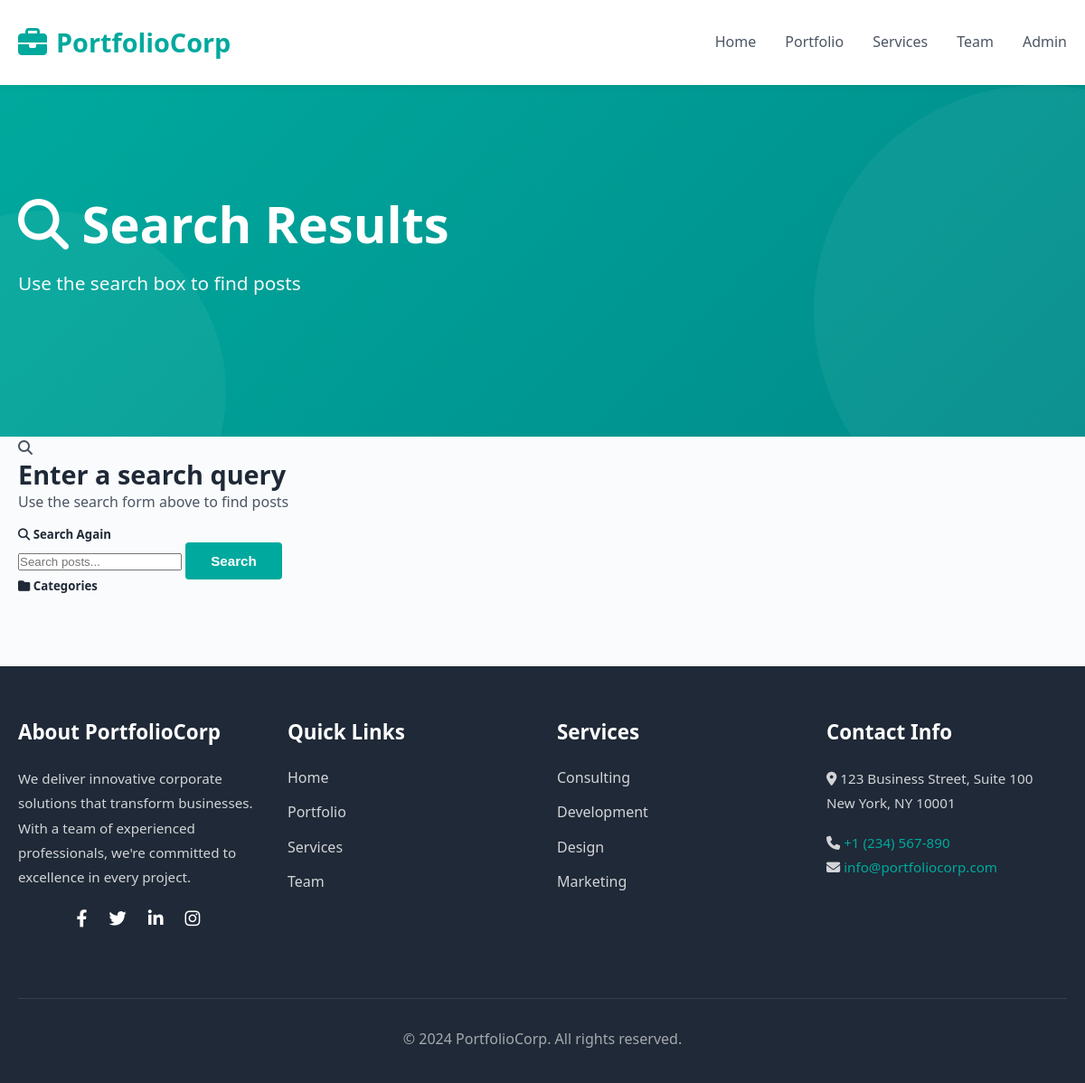
/search/, run on an earlier commit of the app's database.
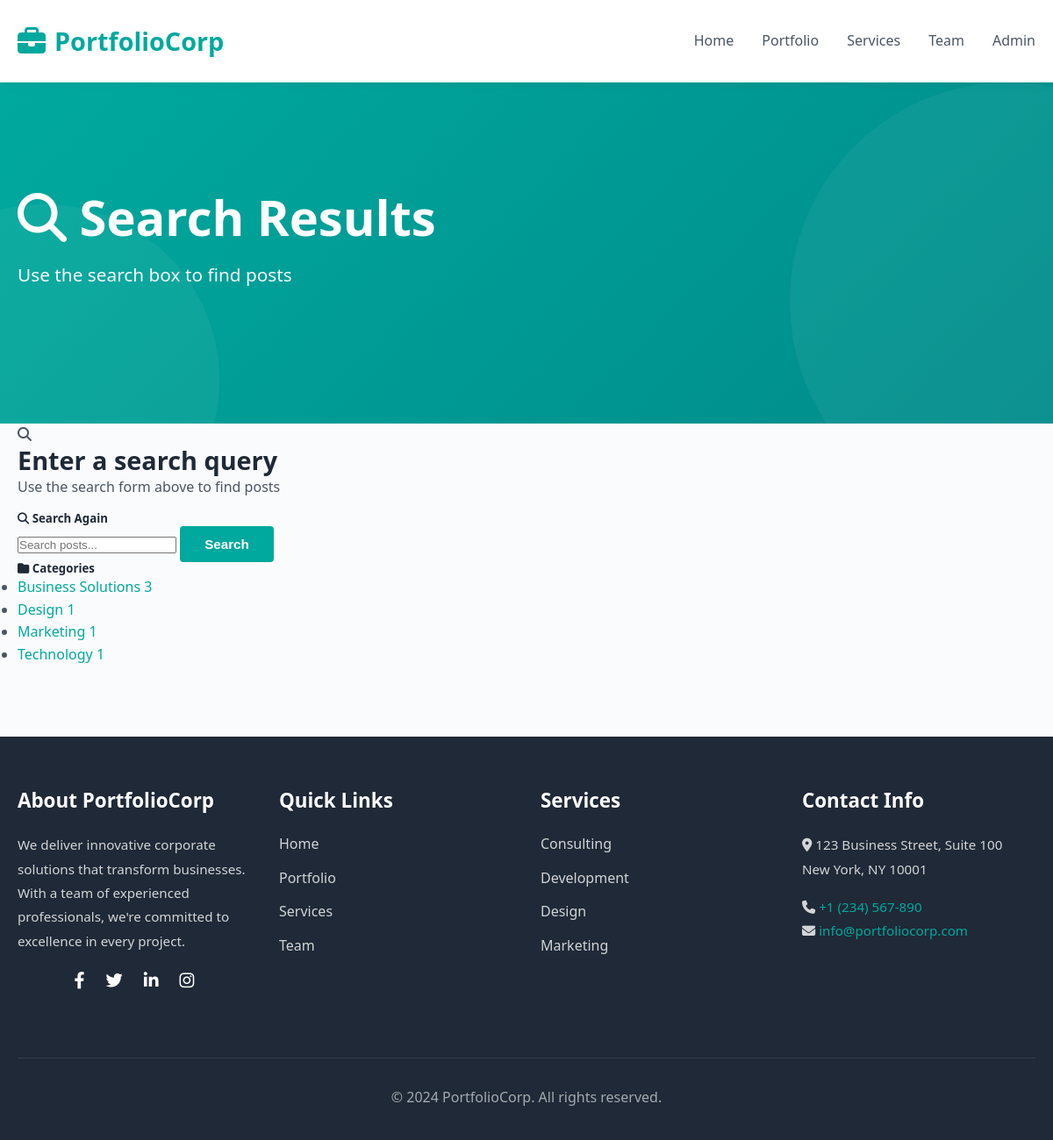
And on a later commit of the database.
### blog/models.py (models this page shows, shortened)
class Category(models.Model):
    name = models.CharField(max_length=100, unique=True)
    slug = models.SlugField(max_length=100, unique=True)
    description = models.TextField(blank=True)
    created_at = models.DateTimeField(auto_now_add=True)
    class Meta:
        verbose_name_plural = "Categories"
        ordering = ['name']
    def get_absolute_url(self):
        return reverse('blog:category-posts', kwargs={'slug': self.slug})

### blog/views.py (the view)
# urls.py: path('search/', views.search_posts, name='search'),
def search_posts(request):
    query = request.GET.get('q', '')
    posts = Post.objects.filter(status='published')
    categories = Category.objects.all()
    if query:
        posts = posts.filter(
            Q(title__icontains=query) |
            Q(content__icontains=query) |
            Q(excerpt__icontains=query)
        )
    context = {
        'posts': posts,
        'query': query,
        'categories': categories,
    }
    return render(request, 'blog/search.html', context)

### blog/templates/blog/search.html (shortened to what the changed rows need)
{% extends 'base.html' %}
{% block content %}
<div class="hero">
    <div class="container">
        <h1><i class="fas fa-search"></i> Search Results</h1>
    </div>
</div>
<div class="container my-5">
    <div class="row">
        <div class="col-md-4">
            <div class="sidebar">
                <ul class="category-list">
                    {% for category in categories %}
                    <li>
                        <a href="{{ category.get_absolute_url }}">
                            {{ category.name }}
                            <span class="float-end badge bg-secondary">{{ category.posts.count }}</span>
                        </a>
                    </li>
                    {% endfor %}
                </ul>
            </div>
        </div>
    </div>
</div>
{% endblock %}

What changed in the data, as far as the page shows it:
added Category: name "Business Solutions", posts.count "3"
added Category: name "Design", posts.count "1"
added Category: name "Marketing", posts.count "1"
added Category: name "Technology", posts.count "1"
